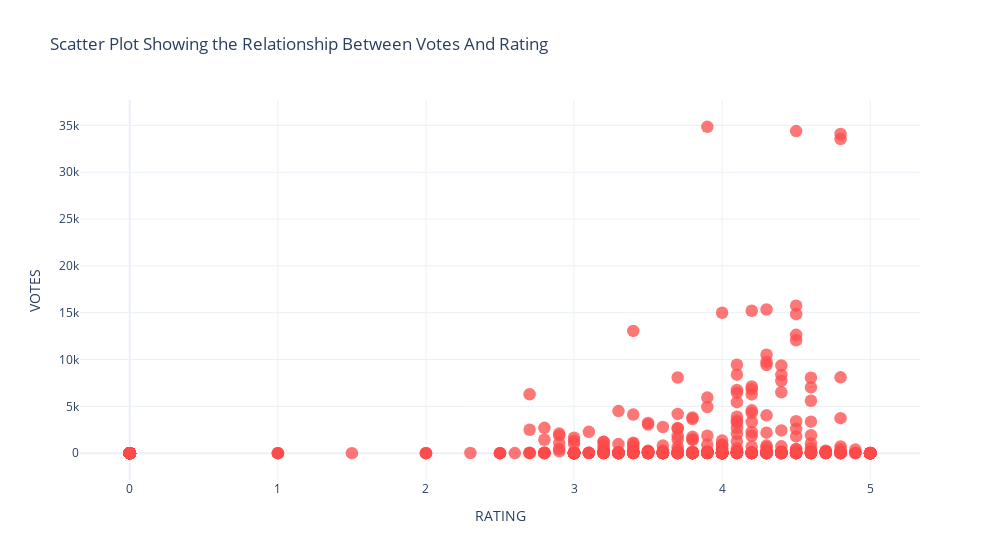

Write notebook code for a chart like this one.
### Markdown cell above
**TASK: Let's explore the relationship between popularity of a film and its rating. Create a scatterplot showing the relationship between rating and votes. Feel free to edit visual styling to your preference.**

### Code cell
fig = px.scatter(data_frame = fandango , y = "VOTES", x = "RATING", template = "plotly_white", width = 1000,title = "Scatter Plot Showing the Relationship Between Votes And Rating")
fig.update_traces(marker = dict(color = "#fe4a49",size = 12.5, opacity = 0.75))
fig.show()

### Figure 1 — Plotly figure (JSON) as saved in the notebook; plotly's stock layout.template omitted (floating-point values rounded to 4 significant figures; data arrays with more than 128 entries replaced by an {"elided": "..."} marker saying what was removed)
{"data": [{"hovertemplate": "RATING=%{x}<br>VOTES=%{y}<extra></extra>", "legendgroup": "", "marker": {"color": "#fe4a49", "opacity": 0.75, "size": 12.5, "symbol": "circle"}, "mode": "markers", "name": "", "orientation": "v", "showlegend": false, "type": "scatter", "x": {"elided": "504 float values"}, "xaxis": "x", "y": {"elided": "504 int values"}, "yaxis": "y"}], "layout": {"legend": {"tracegroupgap": 0}, "title": {"text": "Scatter Plot Showing the Relationship Between Votes And Rating"}, "width": 1000, "xaxis": {"anchor": "y", "domain": [0, 1], "title": {"text": "RATING"}}, "yaxis": {"anchor": "x", "domain": [0, 1], "title": {"text": "VOTES"}}}}
